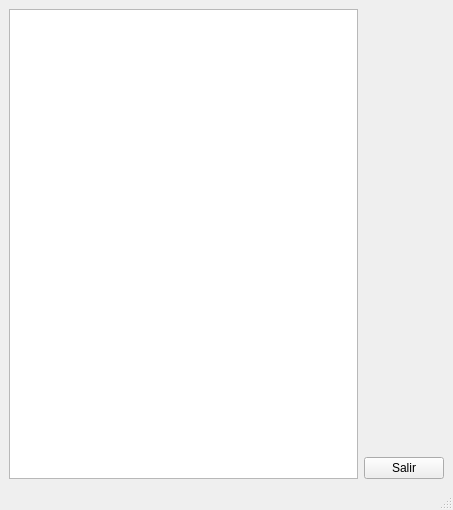
<?xml version="1.0" encoding="UTF-8"?>
<ui version="4.0">
 <class>proveedoresMainWindow</class>
 <widget class="QMainWindow" name="proveedoresMainWindow">
  <property name="geometry">
   <rect>
    <x>0</x>
    <y>0</y>
    <width>453</width>
    <height>510</height>
   </rect>
  </property>
  <property name="windowTitle">
   <string>Proveedores</string>
  </property>
  <widget class="QWidget" name="centralwidget">
   <layout class="QHBoxLayout" name="horizontalLayout">
    <item>
     <widget class="QTableWidget" name="proveedoresTableWidget">
      <property name="editTriggers">
       <set>QAbstractItemView::NoEditTriggers</set>
      </property>
      <property name="tabKeyNavigation">
       <bool>false</bool>
      </property>
      <property name="showDropIndicator" stdset="0">
       <bool>false</bool>
      </property>
      <property name="dragDropOverwriteMode">
       <bool>false</bool>
      </property>
      <property name="selectionMode">
       <enum>QAbstractItemView::SingleSelection</enum>
      </property>
      <attribute name="horizontalHeaderVisible">
       <bool>true</bool>
      </attribute>
      <attribute name="verticalHeaderVisible">
       <bool>false</bool>
      </attribute>
     </widget>
    </item>
    <item>
     <layout class="QVBoxLayout" name="verticalLayout">
      <item>
       <spacer name="verticalSpacer">
        <property name="orientation">
         <enum>Qt::Vertical</enum>
        </property>
        <property name="sizeHint" stdset="0">
         <size>
          <width>20</width>
          <height>40</height>
         </size>
        </property>
       </spacer>
      </item>
      <item>
       <widget class="QPushButton" name="salirPushButton">
        <property name="text">
         <string>Salir</string>
        </property>
        <property name="icon">
         <iconset resource="iconosResource.qrc">
          <normaloff>:/icons/exit.png</normaloff>:/icons/exit.png</iconset>
        </property>
       </widget>
      </item>
     </layout>
    </item>
   </layout>
  </widget>
  <widget class="QMenuBar" name="menubar">
   <property name="geometry">
    <rect>
     <x>0</x>
     <y>0</y>
     <width>453</width>
     <height>31</height>
    </rect>
   </property>
  </widget>
  <widget class="QStatusBar" name="statusbar"/>
 </widget>
 <resources>
  <include location="iconosResource.qrc"/>
 </resources>
 <connections/>
</ui>
